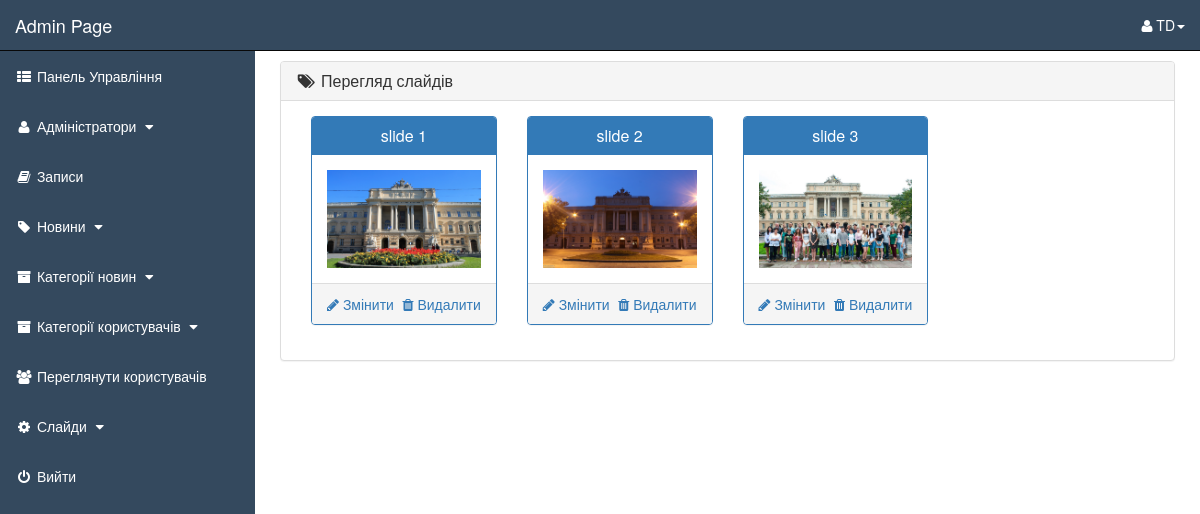
/admin_area/index.php?view_slides (signed in), run on the app's committed database.
### tables this page shows
CREATE TABLE `slider` (
  `slide_id` int(10) NOT NULL,
  `slide_name` varchar(255) NOT NULL,
  `slide_image` text NOT NULL
);

### admin_area/view_slides.php (the view)
<?php
    if(!isset($_SESSION['admin_email'])){
        echo "<script>window.open('login.php','_self')</script>";
    }else{
?>
<div class="row">
    <div class="col-lg-12">
    </div>
</div>
<div class="row">
    <div class="col-lg-12">
        <div class="panel panel-default">
            <div class="panel-heading">
                <h3 class="panel-title">
                    <i class="fa fa-tags fa-fw"></i> Перегляд слайдів
                </h3>
            </div>
            <div class="panel-body">
                <?php
                    $get_slides = "select * from slider";
                    $run_slides = mysqli_query($con,$get_slides);
                    while($row_slides=mysqli_fetch_array($run_slides)){
                        $slide_id = $row_slides['slide_id'];
                        $slide_name = $row_slides['slide_name'];
                        $slide_image = $row_slides['slide_image'];
                ?>
                <div class="col-lg-3 col-md-3">
                    <div class="panel panel-primary">
                        <div class="panel-heading">
                            <h3 class="panel-title" align="center">
                                <?php echo $slide_name; ?>
                            </h3>
                        </div>
                        <div class="panel-body">
                            <img src="slides_images/<?php echo $slide_image; ?>" alt="<?php echo $slide_name; ?>" class="img-responsive">
                        </div>
                        <div class="panel-footer">
                            <center>
                                <a href="index.php?edit_slide=<?php echo $slide_id; ?>" class="pull-left">
                                 <i class="fa fa-pencil"></i> Змінити
                                </a>
                                <a href="index.php?delete_slide=<?php echo $slide_id; ?>" class="pull-right">
                                 <i class="fa fa-trash"></i> Видалити
                                </a>
                                <div class="clearfix"></div>
                            </center>
                        </div>
                    </div>
                </div>
                <?php } ?>
            </div>
        </div>
    </div>
</div>
<?php } ?>

### admin_area/includes/sidebar.php (shortened to what this page needs)
<?php
    if(!isset($_SESSION['admin_email'])){
        echo "<script>window.open('../login.php','_self')</script>";
    }else{
?>
<nav class="navbar navbar-inverse navbar-fixed-top">
    <div class="navbar-header">
        <a href="index.php?dashboard" class="navbar-brand">Admin Page</a>
    </div>
    <ul class="nav navbar-right top-nav">
        <li class="dropdown">
            <a href="#" class="dropdown-toggle" data-toggle="dropdown">
                <i class="fa fa-user"></i></i> <?php echo $admin_name;  ?><b class="caret"></b>
            </a>
        </li>
    </ul>
    <div class="collapse navbar-collapse navbar-ex1-collapse">
        <ul class="nav navbar-nav side-nav">
            <li>
                <a href="index.php?dashboard">
                    <i class="fa fa-fw fa-th-list"></i> Панель Управління
                </a>
            </li>
            <li>
                <a href="#" data-toggle="collapse" data-target="#users">
                    <i class="fa fa-fw fa-user "></i> Адміністратори
                    <i class="fa fa-fw fa-caret-down"></i>
                </a>
            </li>
            <li>
                <a href="index.php?view_orders">
                    <i class="fa fa-fw fa-book"></i> Записи
                </a>
            </li>
            <li>
                <a href="#" data-toggle="collapse" data-target="#products">
                        <i class="fa fa-fw fa-tag"></i> Новини
                        <i class="fa fa-fw fa-caret-down"></i>
                </a>
             </li>
            <li>
                <a href="#" data-toggle="collapse" data-target="#p_cat">
                        <i class="fa fa-fw fa-archive"></i> Категорії новин
                        <i class="fa fa-fw fa-caret-down"></i>
                </a>
            </li>
            <li>
                <a href="#" data-toggle="collapse" data-target="#cat">
                        <i class="fa fa-fw fa-archive"></i> Категорії користувачів
                        <i class="fa fa-fw fa-caret-down"></i>
                </a>
            </li>
            <li>
                <a href="index.php?view_customers">
                    <i class="fa fa-fw fa-users"></i> Переглянути користувачів
                </a>
            </li>
            <li>
                <a href="#" data-toggle="collapse" data-target="#slides">
                        <i class="fa fa-fw fa-gear"></i> Слайди
                        <i class="fa fa-fw fa-caret-down"></i>
                </a>
            </li>
            <li>
                <a href="logout.php">
                    <i class="fa fa-fw fa-power-off"></i> Вийти
                </a>
            </li>
        </ul>
    </div>
</nav>
<?php } ?>

### admin_area/css/style1.css (style rules this page uses)
.navbar { color: #ffffff !important; background-color: #34495E; }
.navbar-header>a { color: #ffffff !important; }
.top-nav>li { display: inline-block; }
.top-nav>li>a { color: #ffffff !important; line-height: 20px; padding-top: 15px; padding-bottom: 15px; }
@media (min-width: 768px) { .side-nav { position: fixed; top: 51px; bottom: 0; width: 255px; overflow-y: auto; overflow-x: hidden; background-color: #34495E; padding-bottom: 40px; border-radius: 0; } }
@media (min-width: 768px) { .side-nav>li>a { color: #ffffff; width: 255px; } }
.dropdown { margin-right: 15px; }
.side-nav>li>a { color: #ffffff !important; }

### data on the page
slider: slide_name "slide 1", slide_image (picture)
slider: slide_name "slide 2", slide_image (picture)
slider: slide_name "slide 3", slide_image (picture)

### other printed values
$admin_name "TD"
